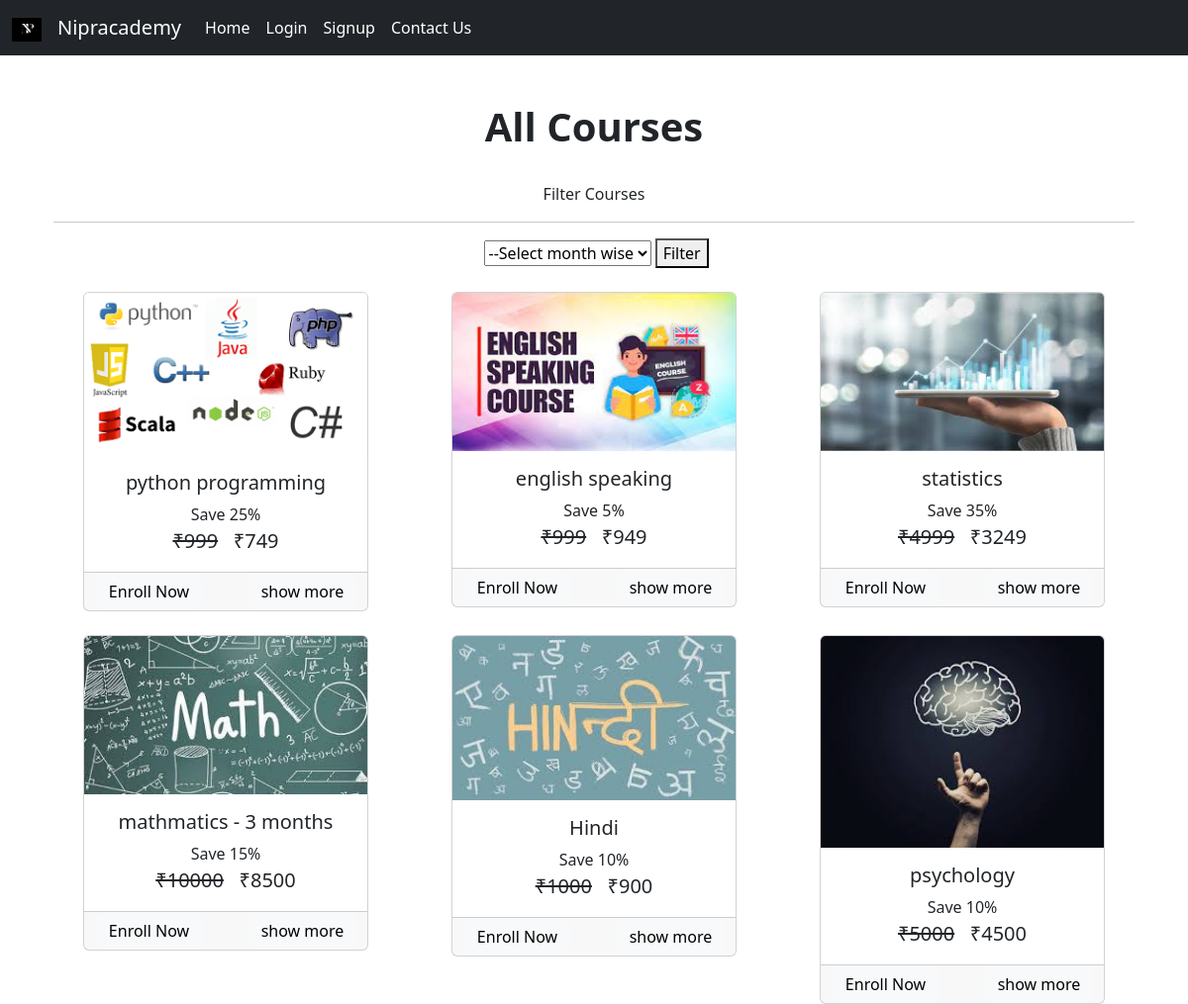
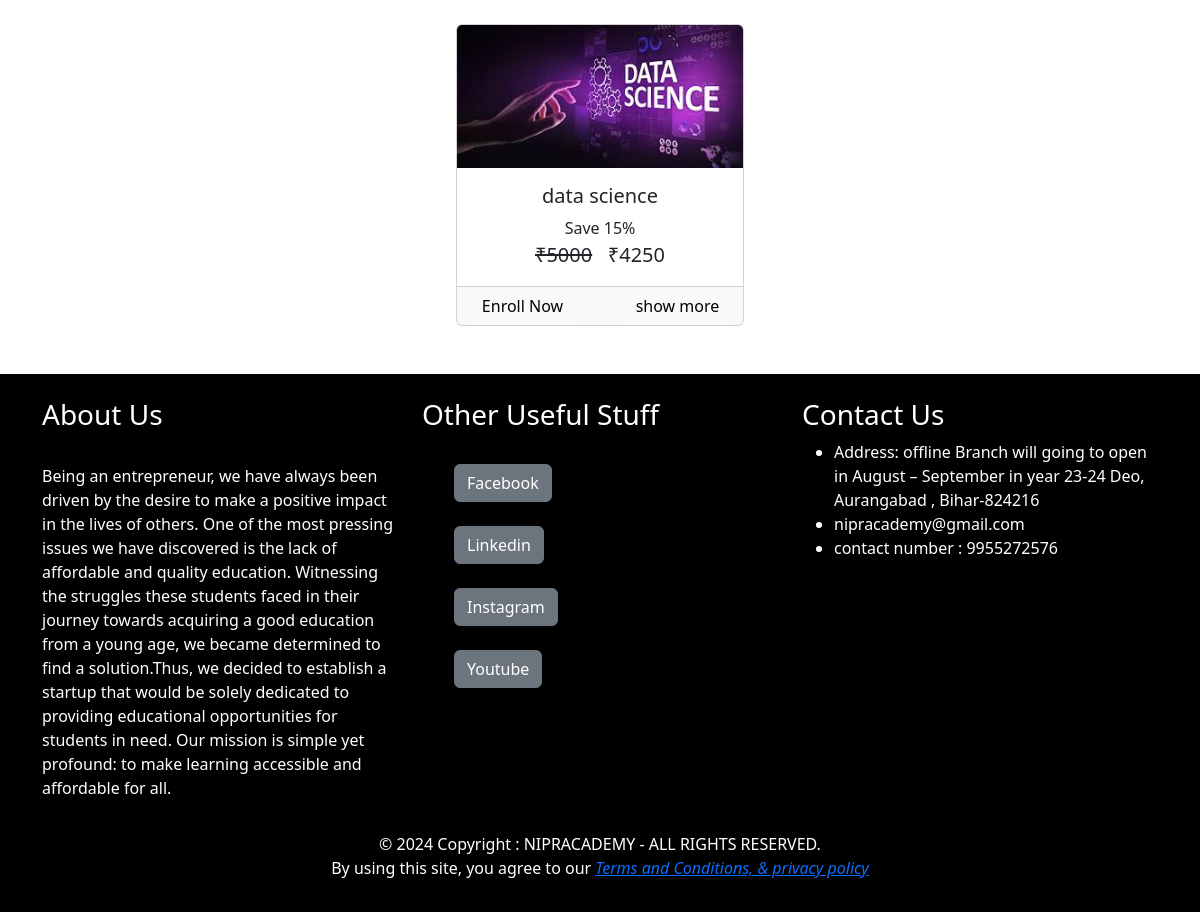
/Allcourses, run on the app's committed database (2 pictures, top to bottom).
### Nipracademy/models.py (models this page shows, shortened)
class Course(models.Model):
    name = models.CharField(max_length = 50 , null = False)
    slug = models.CharField(max_length = 50 , null = False ,unique=True)
    description = models.CharField(max_length = 200 , null = True )
    price = models.IntegerField(null=False)
    duration = models.PositiveIntegerField(help_text = "Duration in months")
    discount = models.IntegerField(null=False , default = 0)
    active = models.BooleanField(default = False)
    thumbnail = models.ImageField(upload_to = "media/thumbnail_image")
    date = models.DateTimeField(auto_now_add= True)
    resource = models.FileField(upload_to = "media/resource", blank = True, null = True)
    length = models.IntegerField(null=False)

### Nipracademy/views.py (the view)
# urls.py: path('Allcourses', views.Allcourses, name="Allcourses"),
@csrf_exempt
def Allcourses(request):
    courseslist = Course.objects.filter(active=True)
    select_duration = request.GET.get('duration',None)
    if select_duration:
        try:
            duration = int(select_duration)
            courseslist = courseslist.filter(duration=duration)
        except ValueError:
            pass
    context = {'courseslist':courseslist}
    return render(request,"Nipracademy/allcourses.html",context)

### Nipracademy/templatetags/Nipracademy_custom_tags.py (called while the page is built, shortened)
@register.simple_tag
def cal_sellprice(price , discount):
    if discount is None or discount is 0:
        return price
    sellprice = price
    sellprice = price - ( price * discount * 0.01 )
    return math.floor(sellprice)

@register.filter
def rupee(price):
    return f'₹{price}'

@register.simple_tag
def is_enrolled(request , course):
    user = None
    if not request.user.is_authenticated:
        return False

### Nipracademy/templates/Nipracademy/allcourses.html (shortened to what this page needs)
{% extends 'Nipracademy/base.html' %}
{% load Nipracademy_custom_tags %}
{%load static%}
{%block content%}
<div class="container-fluid">
    <h1 class = "text-center" id="feature_courses"><strong>All Courses</strong></h1><br>
    <center>
        Filter Courses
        <hr>
            <form method = "get">
                <select  id= "duration" name="duration">
                    <option selected disabled=true>--Select month wise</option>
                </select>
                <button type="submit"> Filter </button><br><br>
            </form>
            <div class="row">
            {% for course in courseslist %}
            <div class = "col mx-auto">
            <div class="card mx-auto" style="width: 18rem;">
                <img src="{{course.thumbnail.url}}" class="card-img-top" alt="...">
                <div class="card-body">
                    <h5 class="card-title">{{course.name}}</h5>
                    <p class="card-text m-0 p-0">
                        Save {{course.discount}}%
                        <br>
                        <span class="price">
                            <del>{{course.price|rupee}}</del>
                            <span>{% cal_sellprice course.price course.discount as value %} {{value|rupee}}</span>
                        </span>
                    </p>
                </div>
                <div class = "card-footer p-0 ">
                    {% is_enrolled request course as enrolled %}
                    <div class="row no-gutters">
                        {% if enrolled %}
                        <div class="col text-center">
                            <a href="/course/{{course.slug}}" class="btn btn-primary btn btn-block border-2">Start Course</a>
                        </div>
                        {% else %}
                        <div class="col border-right-1">
                            <a href = "/check-out/{{course.slug}}" class="btn btn-light btn-block">Enroll Now</a>
                        </div>
                        <div class="col border-left-1">
                            <a href = "/course/{{course.slug}}" class="btn btn-light btn-block">show more</a>
                        </div>
                        {% endif %}
                    </div>
                </div>
            </div>
            <br>
        </div>
      {% endfor %}
</center>
    </div>
</div>
{% endblock %}

### static/common.css (style rules this page uses)
.price { font-size: 20px; }

### data on the page
Course: thumbnail (picture), name "python programming", discount "25", price "₹999", value "₹749"
Course: thumbnail (picture), name "english speaking", discount "5", price "₹999", value "₹949"
Course: thumbnail (picture), name "statistics", discount "35", price "₹4999", value "₹3249"
Course: thumbnail (picture), name "mathmatics - 3 months", discount "15", price "₹10000", value "₹8500"
Course: thumbnail (picture), name "Hindi", discount "10", price "₹1000", value "₹900"
Course: thumbnail (picture), name "psychology", discount "10", price "₹5000", value "₹4500"
Course: thumbnail (picture), name "data science", discount "15", price "₹5000", value "₹4250"
